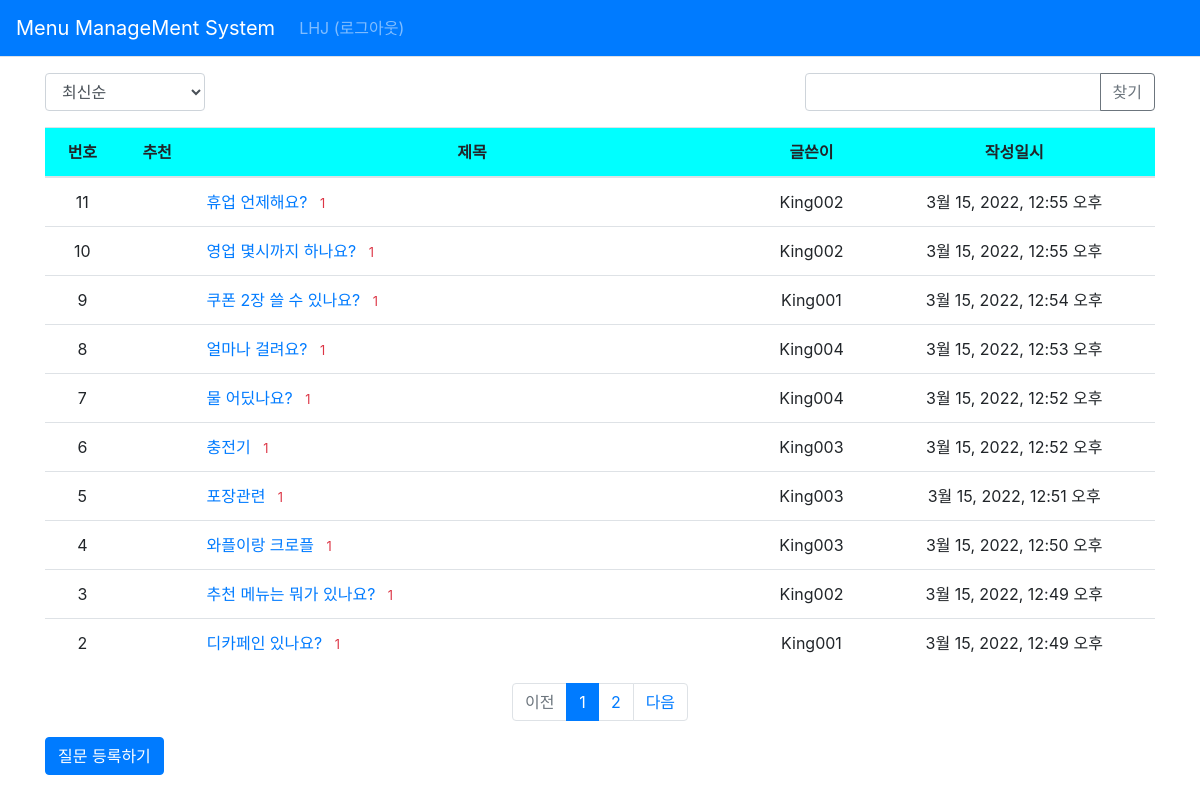
The app's page /pybo/ (signed in) with its own data.
### pybo/models.py (models this page shows, shortened)
class Question(models.Model) :
    author = models.ForeignKey(User, on_delete=models.CASCADE,
                               related_name='author_question')
    subject = models.CharField(max_length=200)
    content = models.TextField()
    create_date = models.DateTimeField()
    modify_date = models.DateTimeField(null=True, blank=True)
    voter = models.ManyToManyField(User, related_name='voter_question') #voter 추가

### pybo/views/base_views.py (the view, shortened to what this page needs)
# urls.py: path('', base_views.index, name='index'), # / 페이지에 해당하는 path
def index(request):
    logger.info("INFO 레벨로 출력")
    page = request.GET.get('page', '1') #페이지
    kw = request.GET.get('kw', '') #검색어
    so = request.GET.get('so', 'recent') #정렬 기준
    if so == 'recommend' :
        question_list = Question.objects.annotate(
            num_voter=Count('voter')).order_by('-num_voter', '-create_date')
    elif so == 'popular' :
        question_list = Question.objects.annotate(
            num_answer=Count('answer')).order_by('-num_answer', '-create_date')
    else : #recent
        question_list = Question.objects.order_by('-create_date')
    paginator = Paginator(question_list, 10) #페이지당 10개씩 보여주기
    page_obj = paginator.get_page(page)
    context = {'question_list': page_obj, 'page': page, 'kw': kw} #page와 kw 추가.
    return render(request, 'pybo/question_list.html', context)

### pybo/templatetags/pybo_filter.py (called while the page is built)
@register.filter
def sub(value, arg):
    return value - arg

### templates/pybo/question_list.html (shortened to what this page needs)
{% extends 'base.html' %}
{% load pybo_filter %}
{% block content %}
<div class="container my-3">
    <div class="row justify-content-between my-3">
        <div class="col-2">
            <select class="form-control so">
                <option value="recent" {% if so == 'recent' %}selected{% endif %}>
                    최신순
                </option>
            </select>
        </div>
        <div class="col-4 input-group">
            <input type="text" class="form-control kw"
                   value="{{ kw|default_if_none:'' }}">
            <div class="input-group-append">
                <botton class="btn btn-outline-secondary"
                        type="button" id="btn_search">찾기</botton>
            </div>
        </div>
    </div>
    <table class="table">
        <thead>
        <tr class="text-center" bgcolor="cyan">
            <th>번호</th>
            <th>추천</th>
            <th style="width:50%">제목</th>
            <th>글쓴이</th>
            <th>작성일시</th>
        </tr>
        </thead>
        <tbody>
        {% if question_list %}
        {% for question in question_list %}
        <tr class="text-center">
            <td>{{question_list.paginator.count|sub:question_list.start_index|sub:forloop.counter0|add:1}}</td>
            <td>
            </td>
            <td class="text-left">
                <a href="{% url 'pybo:detail' question.id %}">
                    {{question.subject}}</a>
                    {% if question.answer_set.count > 0 %}
                    <span class="text-danger small ml-2">
                        {{question.answer_set.count}}
                    </span>
                    {% endif %}
            </td>
            <td>{{question.author.username}}</td>
            <td>{{question.create_date}}</td>
        </tr>
        {% endfor %}
        {% else %}
        <tr>
            <td colspan="3">질문이 없습니다.</td>
        </tr>
        {% endif %}
        </tbody>
    </table>
    <ul class="pagination justify-content-center">
        {% if question_list.has_previous %}
        <li class="page-item">
            <a class="page-link"
                data-page="{{ question_list.previous_page_number }}" href="#">이전</a>
        </li>
        {% else %}
        <li class="page-item disabled">
            <a class="page-link" tabindex="-1" aria-disabled="true" href="#">
                이전
            </a>
        </li>
        {% endif %}
        {% for page_number in question_list.paginator.page_range %}
        {% if page_number >= question_list.number|add:-5 and page_number <= question_list.number|add:5 %}
            {% if page_number == question_list.number %}
            <li class="page-item active" aria-current="page">
                <a class="page-link" data-page="{{ page_number }}" href="#">
                    {{page_number}}
                </a>
            </li>
            {%else %}
            <li class="page-item">
                <a class="page-link" data-page="{{ page_number }}" href="#">
                    {{page_number}}
                </a>
            </li>
            {% endif %}
        {% endif %}
        {% endfor %}
        {% if question_list.has_next %}
        <li class="page-item">
            <a class="page-link"
               data-page="{{ question_list.next_page_number }}" href="#">다음</a>
        </li>
        {% else %}
        <li class="page-item disabled">
            <a class="page-link" tabindex="-1" aria-disabled="true" href="#">
                다음
            </a>
        </li>
        {% endif %}
    </ul>
    <a href="{% url 'pybo:question_create' %}" class ="btn btn-primary">
        질문 등록하기
    </a>
</div>
{% endblock %}

### templates/navbar.html (shortened to what this page needs)
<nav class="navbar navbar-expand-lg navbar-dark bg-primary border-bottom">
    <a class="navbar-brand" href="{% url 'pybo:index' %}">Menu ManageMent System</a>
    <div class="collapse navbar-collapse flex-grow-0" id="navbarNav">
        <ul class="navbar-nav">
            <li class="navbar-nav">
                {% if user.is_authenticated %}
                <a class = "nav-link" href="{% url 'common:logout' %}">
                    {{user.username}} (로그아웃)
                </a>
                {% else %}
                <a class="nav-link" href="{% url 'common:login' %}">로그인</a>
                {% endif %}
            </li>
        </ul>
    </div>
</nav>

### records on screen
Question: paginator.count|sub "11", subject "휴업 언제해요?", answer_set.count "1", author.username "King002", create_date "3월 15, 2022, 12:55 오후"
Question: paginator.count|sub "10", subject "영업 몇시까지 하나요?", answer_set.count "1", author.username "King002", create_date "3월 15, 2022, 12:55 오후"
Question: paginator.count|sub "9", subject "쿠폰 2장 쓸 수 있나요?", answer_set.count "1", author.username "King001", create_date "3월 15, 2022, 12:54 오후"
Question: paginator.count|sub "8", subject "얼마나 걸려요?", answer_set.count "1", author.username "King004", create_date "3월 15, 2022, 12:53 오후"
Question: paginator.count|sub "7", subject "물 어딨나요?", answer_set.count "1", author.username "King004", create_date "3월 15, 2022, 12:52 오후"
Question: paginator.count|sub "6", subject "충전기", answer_set.count "1", author.username "King003", create_date "3월 15, 2022, 12:52 오후"
Question: paginator.count|sub "5", subject "포장관련", answer_set.count "1", author.username "King003", create_date "3월 15, 2022, 12:51 오후"
Question: paginator.count|sub "4", subject "와플이랑 크로플", answer_set.count "1", author.username "King003", create_date "3월 15, 2022, 12:50 오후"
Question: paginator.count|sub "3", subject "추천 메뉴는 뭐가 있나요?", answer_set.count "1", author.username "King002", create_date "3월 15, 2022, 12:49 오후"
Question: paginator.count|sub "2", subject "디카페인 있나요?", answer_set.count "1", author.username "King001", create_date "3월 15, 2022, 12:49 오후"

### other values on screen
{{ user.username }} "LHJ"
{{ page_number }} "1"
{{ page_number }} "2"
